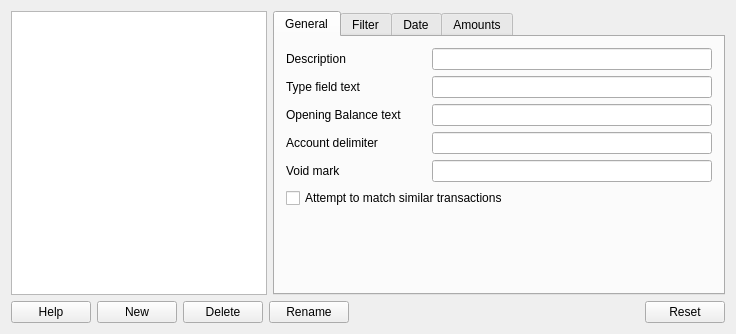
<?xml version="1.0" encoding="UTF-8"?>
<ui version="4.0">
 <class>MyMoneyQifProfileEditor</class>
 <widget class="QWidget" name="MyMoneyQifProfileEditor">
  <property name="geometry">
   <rect>
    <x>0</x>
    <y>0</y>
    <width>736</width>
    <height>334</height>
   </rect>
  </property>
  <property name="windowTitle">
   <string>QIF Profile Editor</string>
  </property>
  <layout class="QVBoxLayout">
   <property name="spacing">
    <number>6</number>
   </property>
   <property name="leftMargin">
    <number>11</number>
   </property>
   <property name="topMargin">
    <number>11</number>
   </property>
   <property name="rightMargin">
    <number>11</number>
   </property>
   <property name="bottomMargin">
    <number>11</number>
   </property>
   <item>
    <layout class="QHBoxLayout">
     <item>
      <widget class="QListWidget" name="m_profileListBox">
       <property name="sizePolicy">
        <sizepolicy hsizetype="Fixed" vsizetype="Expanding">
         <horstretch>0</horstretch>
         <verstretch>0</verstretch>
        </sizepolicy>
       </property>
       <item>
        <property name="text">
         <string/>
        </property>
       </item>
      </widget>
     </item>
     <item>
      <widget class="QTabWidget" name="profileTabs">
       <widget class="QWidget" name="tabGeneral">
        <attribute name="title">
         <string comment="@title QIF profile general information">General</string>
        </attribute>
        <layout class="QVBoxLayout">
         <item>
          <layout class="QGridLayout">
           <item row="4" column="0">
            <widget class="QLabel" name="TextLabel2_2_3">
             <property name="minimumSize">
              <size>
               <width>140</width>
               <height>0</height>
              </size>
             </property>
             <property name="text">
              <string>Void mark</string>
             </property>
             <property name="wordWrap">
              <bool>false</bool>
             </property>
            </widget>
           </item>
           <item row="2" column="0">
            <widget class="QLabel" name="TextLabel2_2">
             <property name="minimumSize">
              <size>
               <width>140</width>
               <height>0</height>
              </size>
             </property>
             <property name="text">
              <string>Opening Balance text</string>
             </property>
             <property name="wordWrap">
              <bool>false</bool>
             </property>
            </widget>
           </item>
           <item row="2" column="1">
            <widget class="KLineEdit" name="m_editOpeningBalance"/>
           </item>
           <item row="1" column="0">
            <widget class="QLabel" name="TextLabel2">
             <property name="minimumSize">
              <size>
               <width>140</width>
               <height>0</height>
              </size>
             </property>
             <property name="text">
              <string>Type field text</string>
             </property>
             <property name="wordWrap">
              <bool>false</bool>
             </property>
            </widget>
           </item>
           <item row="3" column="1">
            <widget class="KLineEdit" name="m_editAccountDelimiter"/>
           </item>
           <item row="4" column="1">
            <widget class="KLineEdit" name="m_editVoidMark"/>
           </item>
           <item row="3" column="0">
            <widget class="QLabel" name="TextLabel2_2_2">
             <property name="minimumSize">
              <size>
               <width>140</width>
               <height>0</height>
              </size>
             </property>
             <property name="text">
              <string>Account delimiter</string>
             </property>
             <property name="wordWrap">
              <bool>false</bool>
             </property>
            </widget>
           </item>
           <item row="1" column="1">
            <widget class="KLineEdit" name="m_editType"/>
           </item>
           <item row="0" column="1">
            <widget class="KLineEdit" name="m_editDescription"/>
           </item>
           <item row="0" column="0">
            <widget class="QLabel" name="TextLabel1">
             <property name="minimumSize">
              <size>
               <width>140</width>
               <height>0</height>
              </size>
             </property>
             <property name="text">
              <string>Description</string>
             </property>
             <property name="wordWrap">
              <bool>false</bool>
             </property>
            </widget>
           </item>
          </layout>
         </item>
         <item>
          <widget class="QCheckBox" name="m_attemptMatch">
           <property name="text">
            <string>Attempt to match similar transactions</string>
           </property>
          </widget>
         </item>
         <item>
          <spacer name="Spacer12">
           <property name="orientation">
            <enum>Qt::Vertical</enum>
           </property>
           <property name="sizeType">
            <enum>QSizePolicy::Expanding</enum>
           </property>
           <property name="sizeHint" stdset="0">
            <size>
             <width>20</width>
             <height>20</height>
            </size>
           </property>
          </spacer>
         </item>
        </layout>
       </widget>
       <widget class="QWidget" name="tabFilter">
        <attribute name="title">
         <string>Filter</string>
        </attribute>
        <layout class="QVBoxLayout">
         <item>
          <layout class="QGridLayout">
           <item row="2" column="0">
            <widget class="QLabel" name="TextLabel1_4_2">
             <property name="minimumSize">
              <size>
               <width>140</width>
               <height>0</height>
              </size>
             </property>
             <property name="text">
              <string>Output filter location</string>
             </property>
             <property name="wordWrap">
              <bool>false</bool>
             </property>
            </widget>
           </item>
           <item row="0" column="1">
            <widget class="KUrlRequester" name="m_editInputFilterLocation"/>
           </item>
           <item row="2" column="1">
            <widget class="KUrlRequester" name="m_editOutputFilterLocation">
             <property name="enabled">
              <bool>false</bool>
             </property>
            </widget>
           </item>
           <item row="1" column="0">
            <widget class="QLabel" name="TextLabel1_4_3">
             <property name="minimumSize">
              <size>
               <width>140</width>
               <height>0</height>
              </size>
             </property>
             <property name="text">
              <string>Input filter file type</string>
             </property>
             <property name="wordWrap">
              <bool>false</bool>
             </property>
            </widget>
           </item>
           <item row="1" column="1">
            <widget class="KLineEdit" name="m_editInputFilterFileType">
             <property name="text">
              <string>*.qif</string>
             </property>
            </widget>
           </item>
           <item row="0" column="0">
            <widget class="QLabel" name="TextLabel1_4">
             <property name="minimumSize">
              <size>
               <width>140</width>
               <height>0</height>
              </size>
             </property>
             <property name="text">
              <string>Input filter location</string>
             </property>
             <property name="wordWrap">
              <bool>false</bool>
             </property>
            </widget>
           </item>
          </layout>
         </item>
         <item>
          <spacer name="Spacer9_2">
           <property name="orientation">
            <enum>Qt::Vertical</enum>
           </property>
           <property name="sizeType">
            <enum>QSizePolicy::Expanding</enum>
           </property>
           <property name="sizeHint" stdset="0">
            <size>
             <width>20</width>
             <height>90</height>
            </size>
           </property>
          </spacer>
         </item>
        </layout>
       </widget>
       <widget class="QWidget" name="tabDate">
        <attribute name="title">
         <string>Date</string>
        </attribute>
        <layout class="QVBoxLayout">
         <item>
          <layout class="QHBoxLayout">
           <item>
            <layout class="QGridLayout">
             <item row="0" column="1">
              <widget class="KComboBox" name="m_editDateFormat">
               <property name="whatsThis">
                <string>The format of the dates in the QIF file.</string>
               </property>
              </widget>
             </item>
             <item row="0" column="0">
              <widget class="QLabel" name="TextLabel3">
               <property name="minimumSize">
                <size>
                 <width>140</width>
                 <height>0</height>
                </size>
               </property>
               <property name="whatsThis">
                <string>The format of the dates in the QIF file.</string>
               </property>
               <property name="text">
                <string>Date Format</string>
               </property>
               <property name="wordWrap">
                <bool>false</bool>
               </property>
              </widget>
             </item>
             <item row="1" column="1">
              <widget class="KComboBox" name="m_editApostrophe">
               <property name="whatsThis">
                <string>If a QIF file contains date entries with years represented with two digits then either an apostrophe or a slash may be used to delimit the year in the dates for certain centuries.  This enables 1905 to be distinguished from 2005.  Specify here which range of years will have year delimited by an apostrophe (eg. for Quicken this is usually 1900-1949).</string>
               </property>
              </widget>
             </item>
             <item row="1" column="0">
              <widget class="QLabel" name="TextLabel4">
               <property name="minimumSize">
                <size>
                 <width>140</width>
                 <height>0</height>
                </size>
               </property>
               <property name="whatsThis">
                <string>If a QIF file contains date entries with years represented with two digits then either an apostrophe or a slash may be used to delimit the year in the dates for certain centuries.  This enables 1905 to be distinguished from 2005.  Specify here which range of years will have year delimited by an apostrophe (eg. for Quicken this is usually 1900-1949).</string>
               </property>
               <property name="text">
                <string>Apostrophe Handling</string>
               </property>
               <property name="wordWrap">
                <bool>false</bool>
               </property>
              </widget>
             </item>
            </layout>
           </item>
           <item>
            <spacer name="Spacer9">
             <property name="orientation">
              <enum>Qt::Horizontal</enum>
             </property>
             <property name="sizeType">
              <enum>QSizePolicy::Expanding</enum>
             </property>
             <property name="sizeHint" stdset="0">
              <size>
               <width>90</width>
               <height>20</height>
              </size>
             </property>
            </spacer>
           </item>
          </layout>
         </item>
         <item>
          <spacer name="Spacer8">
           <property name="orientation">
            <enum>Qt::Vertical</enum>
           </property>
           <property name="sizeType">
            <enum>QSizePolicy::Expanding</enum>
           </property>
           <property name="sizeHint" stdset="0">
            <size>
             <width>20</width>
             <height>80</height>
            </size>
           </property>
          </spacer>
         </item>
        </layout>
       </widget>
       <widget class="QWidget" name="tabMoney">
        <attribute name="title">
         <string>Amounts</string>
        </attribute>
        <layout class="QVBoxLayout">
         <item>
          <widget class="QTreeWidget" name="m_editAmounts">
           <property name="horizontalScrollBarPolicy">
            <enum>Qt::ScrollBarAlwaysOff</enum>
           </property>
           <property name="selectionMode">
            <enum>QAbstractItemView::SingleSelection</enum>
           </property>
           <property name="allColumnsShowFocus">
            <bool>true</bool>
           </property>
           <column>
            <property name="text">
             <string comment="@title header of the QIF field name column">Field</string>
            </property>
           </column>
           <column>
            <property name="text">
             <string>QIF-Record</string>
            </property>
           </column>
           <column>
            <property name="text">
             <string>Decimal Symbol</string>
            </property>
           </column>
           <column>
            <property name="text">
             <string>Thousand Delimiter</string>
            </property>
           </column>
           <column>
            <property name="text">
             <string>SortColumnInvisible</string>
            </property>
           </column>
           <item>
            <property name="text">
             <string>Value</string>
            </property>
            <property name="text">
             <string>T</string>
            </property>
            <property name="text">
             <string/>
            </property>
            <property name="text">
             <string/>
            </property>
            <property name="text">
             <string>0</string>
            </property>
           </item>
           <item>
            <property name="text">
             <string>Split-Value</string>
            </property>
            <property name="text">
             <string>$</string>
            </property>
            <property name="text">
             <string/>
            </property>
            <property name="text">
             <string/>
            </property>
            <property name="text">
             <string>1</string>
            </property>
           </item>
           <item>
            <property name="text">
             <string>Commission</string>
            </property>
            <property name="text">
             <string>O</string>
            </property>
            <property name="text">
             <string/>
            </property>
            <property name="text">
             <string/>
            </property>
            <property name="text">
             <string>2</string>
            </property>
           </item>
           <item>
            <property name="text">
             <string>Price</string>
            </property>
            <property name="text">
             <string>I</string>
            </property>
            <property name="text">
             <string/>
            </property>
            <property name="text">
             <string/>
            </property>
            <property name="text">
             <string>3</string>
            </property>
           </item>
           <item>
            <property name="text">
             <string>Quantity</string>
            </property>
            <property name="text">
             <string>Q</string>
            </property>
            <property name="text">
             <string/>
            </property>
            <property name="text">
             <string/>
            </property>
            <property name="text">
             <string>4</string>
            </property>
           </item>
          </widget>
         </item>
         <item>
          <layout class="QHBoxLayout">
           <item>
            <layout class="QGridLayout">
             <item row="1" column="1">
              <widget class="KComboBox" name="m_thousandsBox"/>
             </item>
             <item row="0" column="0">
              <widget class="QLabel" name="TextLabel1_2">
               <property name="minimumSize">
                <size>
                 <width>150</width>
                 <height>0</height>
                </size>
               </property>
               <property name="text">
                <string>Decimal Symbol</string>
               </property>
               <property name="wordWrap">
                <bool>false</bool>
               </property>
              </widget>
             </item>
             <item row="1" column="0">
              <widget class="QLabel" name="TextLabel1_3">
               <property name="minimumSize">
                <size>
                 <width>150</width>
                 <height>0</height>
                </size>
               </property>
               <property name="text">
                <string>Thousands Separator</string>
               </property>
               <property name="wordWrap">
                <bool>false</bool>
               </property>
              </widget>
             </item>
             <item row="0" column="1">
              <widget class="KComboBox" name="m_decimalBox"/>
             </item>
            </layout>
           </item>
           <item>
            <spacer name="Spacer7">
             <property name="orientation">
              <enum>Qt::Horizontal</enum>
             </property>
             <property name="sizeType">
              <enum>QSizePolicy::Expanding</enum>
             </property>
             <property name="sizeHint" stdset="0">
              <size>
               <width>100</width>
               <height>20</height>
              </size>
             </property>
            </spacer>
           </item>
          </layout>
         </item>
         <item>
          <spacer name="Spacer8_2">
           <property name="orientation">
            <enum>Qt::Vertical</enum>
           </property>
           <property name="sizeType">
            <enum>QSizePolicy::Expanding</enum>
           </property>
           <property name="sizeHint" stdset="0">
            <size>
             <width>16</width>
             <height>16</height>
            </size>
           </property>
          </spacer>
         </item>
        </layout>
       </widget>
      </widget>
     </item>
    </layout>
   </item>
   <item>
    <layout class="QHBoxLayout">
     <property name="spacing">
      <number>6</number>
     </property>
     <property name="leftMargin">
      <number>0</number>
     </property>
     <property name="topMargin">
      <number>0</number>
     </property>
     <property name="rightMargin">
      <number>0</number>
     </property>
     <property name="bottomMargin">
      <number>0</number>
     </property>
     <item>
      <widget class="QPushButton" name="m_helpButton">
       <property name="text">
        <string>Help</string>
       </property>
      </widget>
     </item>
     <item>
      <widget class="QPushButton" name="m_newButton">
       <property name="text">
        <string comment="@action create new profile">New</string>
       </property>
      </widget>
     </item>
     <item>
      <widget class="QPushButton" name="m_deleteButton">
       <property name="text">
        <string>Delete</string>
       </property>
      </widget>
     </item>
     <item>
      <widget class="QPushButton" name="m_renameButton">
       <property name="text">
        <string>Rename</string>
       </property>
      </widget>
     </item>
     <item>
      <spacer name="Horizontal Spacing2">
       <property name="orientation">
        <enum>Qt::Horizontal</enum>
       </property>
       <property name="sizeType">
        <enum>QSizePolicy::Expanding</enum>
       </property>
       <property name="sizeHint" stdset="0">
        <size>
         <width>104</width>
         <height>0</height>
        </size>
       </property>
      </spacer>
     </item>
     <item>
      <widget class="QPushButton" name="m_resetButton">
       <property name="text">
        <string>Reset</string>
       </property>
      </widget>
     </item>
    </layout>
   </item>
  </layout>
 </widget>
 <layoutdefault spacing="6" margin="11"/>
 <customwidgets>
  <customwidget>
   <class>KUrlRequester</class>
   <extends>QWidget</extends>
   <header>kurlrequester.h</header>
  </customwidget>
  <customwidget>
   <class>KLineEdit</class>
   <extends>QLineEdit</extends>
   <header>klineedit.h</header>
  </customwidget>
  <customwidget>
   <class>KComboBox</class>
   <extends>QComboBox</extends>
   <header>kcombobox.h</header>
  </customwidget>
 </customwidgets>
 <tabstops>
  <tabstop>m_profileListBox</tabstop>
  <tabstop>profileTabs</tabstop>
  <tabstop>m_editDescription</tabstop>
  <tabstop>m_editType</tabstop>
  <tabstop>m_editOpeningBalance</tabstop>
  <tabstop>m_editAccountDelimiter</tabstop>
  <tabstop>m_editVoidMark</tabstop>
  <tabstop>m_helpButton</tabstop>
  <tabstop>m_newButton</tabstop>
  <tabstop>m_deleteButton</tabstop>
  <tabstop>m_renameButton</tabstop>
  <tabstop>m_resetButton</tabstop>
  <tabstop>m_editDateFormat</tabstop>
  <tabstop>m_editApostrophe</tabstop>
  <tabstop>m_decimalBox</tabstop>
  <tabstop>m_thousandsBox</tabstop>
  <tabstop>m_editAmounts</tabstop>
  <tabstop>m_editInputFilterLocation</tabstop>
  <tabstop>m_editOutputFilterLocation</tabstop>
 </tabstops>
 <resources/>
 <connections/>
</ui>
